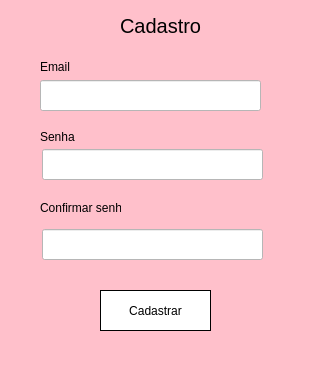
<?xml version="1.0" encoding="UTF-8"?>
<ui version="4.0">
 <class>MainWindow</class>
 <widget class="QMainWindow" name="MainWindow">
  <property name="geometry">
   <rect>
    <x>0</x>
    <y>0</y>
    <width>320</width>
    <height>371</height>
   </rect>
  </property>
  <property name="windowTitle">
   <string>MainWindow</string>
  </property>
  <property name="styleSheet">
   <string notr="true">background-color: pink;</string>
  </property>
  <widget class="QWidget" name="centralwidget">
   <widget class="QLabel" name="label">
    <property name="geometry">
     <rect>
      <x>120</x>
      <y>10</y>
      <width>81</width>
      <height>31</height>
     </rect>
    </property>
    <property name="font">
     <font>
      <pointsize>15</pointsize>
     </font>
    </property>
    <property name="text">
     <string>Cadastro</string>
    </property>
   </widget>
   <widget class="QLabel" name="lb_email">
    <property name="geometry">
     <rect>
      <x>40</x>
      <y>60</y>
      <width>47</width>
      <height>13</height>
     </rect>
    </property>
    <property name="text">
     <string>Email</string>
    </property>
   </widget>
   <widget class="QLabel" name="lb_senha">
    <property name="geometry">
     <rect>
      <x>40</x>
      <y>130</y>
      <width>47</width>
      <height>13</height>
     </rect>
    </property>
    <property name="text">
     <string>Senha</string>
    </property>
   </widget>
   <widget class="QLabel" name="lb_senhaConf">
    <property name="geometry">
     <rect>
      <x>40</x>
      <y>200</y>
      <width>81</width>
      <height>16</height>
     </rect>
    </property>
    <property name="text">
     <string>Confirmar senha</string>
    </property>
   </widget>
   <widget class="QPushButton" name="btn_Cadastrar">
    <property name="geometry">
     <rect>
      <x>100</x>
      <y>290</y>
      <width>111</width>
      <height>41</height>
     </rect>
    </property>
    <property name="styleSheet">
     <string notr="true">background-color: white;
border: 1px solid;</string>
    </property>
    <property name="text">
     <string>Cadastrar</string>
    </property>
   </widget>
   <widget class="QLineEdit" name="edt_email">
    <property name="geometry">
     <rect>
      <x>40</x>
      <y>80</y>
      <width>221</width>
      <height>31</height>
     </rect>
    </property>
    <property name="styleSheet">
     <string notr="true">background-color: white;</string>
    </property>
   </widget>
   <widget class="QLineEdit" name="edt_senha">
    <property name="geometry">
     <rect>
      <x>42</x>
      <y>149</y>
      <width>221</width>
      <height>31</height>
     </rect>
    </property>
    <property name="styleSheet">
     <string notr="true">background-color: white;</string>
    </property>
    <property name="echoMode">
     <enum>QLineEdit::Password</enum>
    </property>
   </widget>
   <widget class="QLineEdit" name="edt_senhaConf">
    <property name="geometry">
     <rect>
      <x>42</x>
      <y>229</y>
      <width>221</width>
      <height>31</height>
     </rect>
    </property>
    <property name="styleSheet">
     <string notr="true">background-color: white;</string>
    </property>
    <property name="echoMode">
     <enum>QLineEdit::Password</enum>
    </property>
   </widget>
  </widget>
  <widget class="QStatusBar" name="statusbar"/>
 </widget>
 <resources/>
 <connections/>
</ui>
